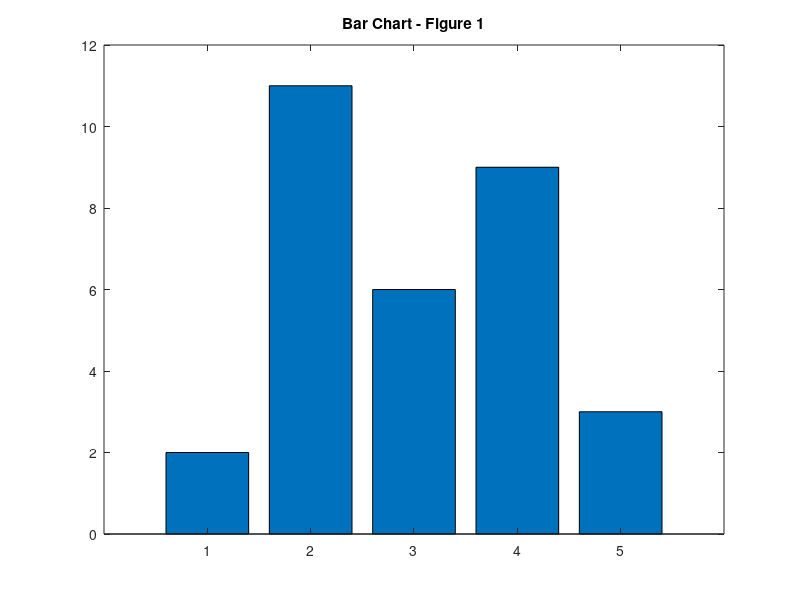
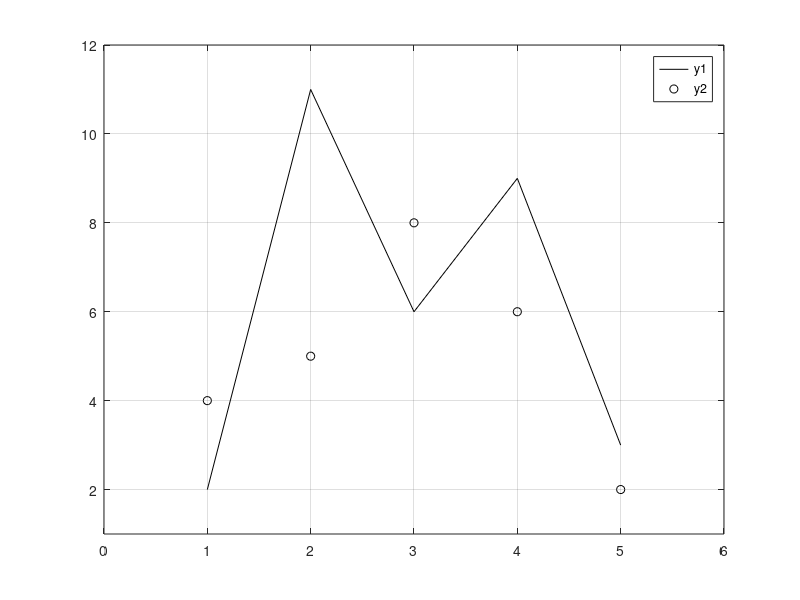

Here is the MATLAB script that generated these plots, in order:
% ex2_4.m
 % % Shows how to create multiple figures with different plot types

 clf % Clear current figure
 x = 1:5;  % Not necessary
 y1 = [2 11 6 9 3];
 y2 = [4 5 8 6 2];
 % Figure 1: Bar Chart
 figure(1)
 bar(x,y1)
 title('Bar Chart - Figure 1');

 % Figure 2: Line plots with legend
 figure(2)
 plot(x,y1,'k')
 hold on
 plot(x,y2,'ko')
 grid on
 legend('y1','y2')
 axis([0 6 1 12])